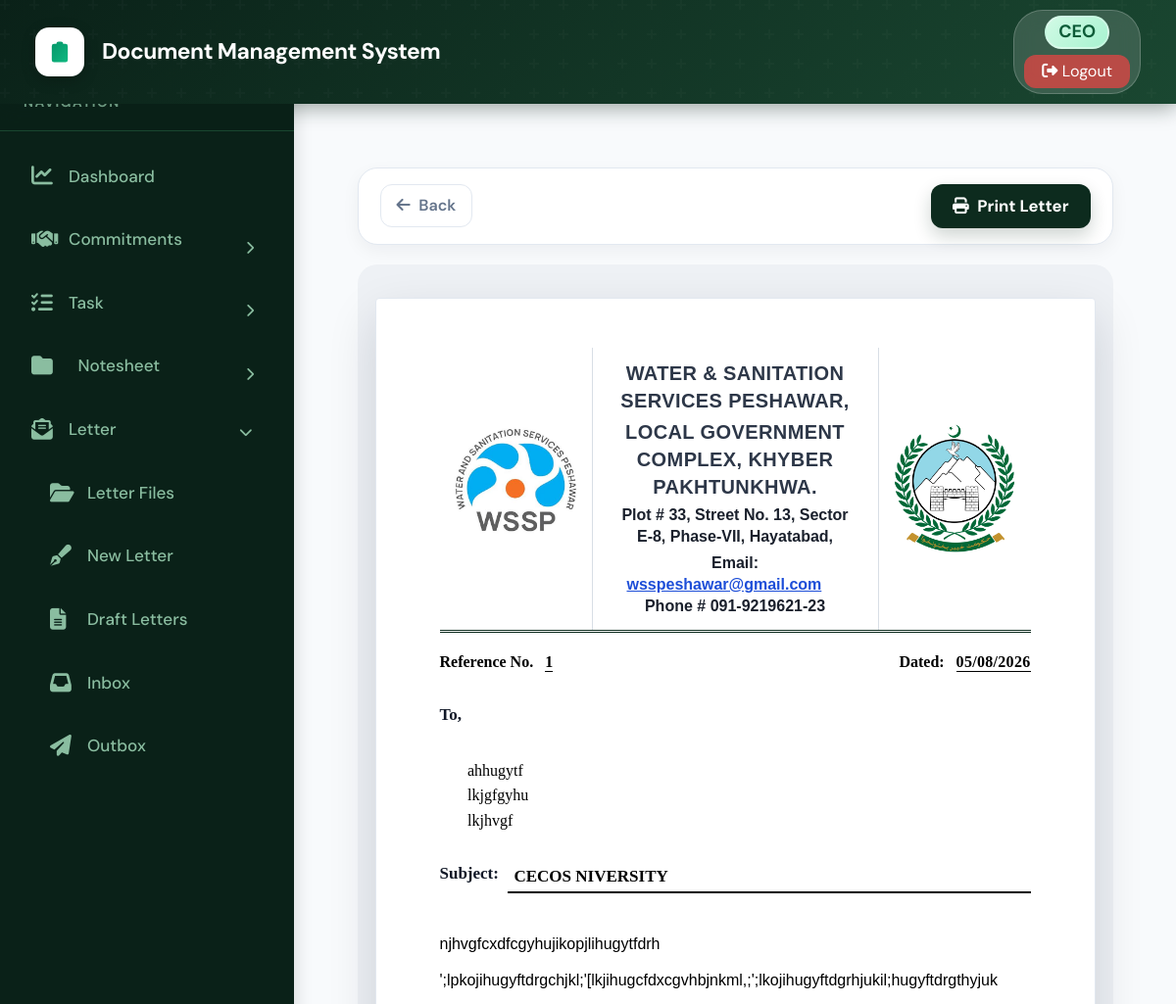
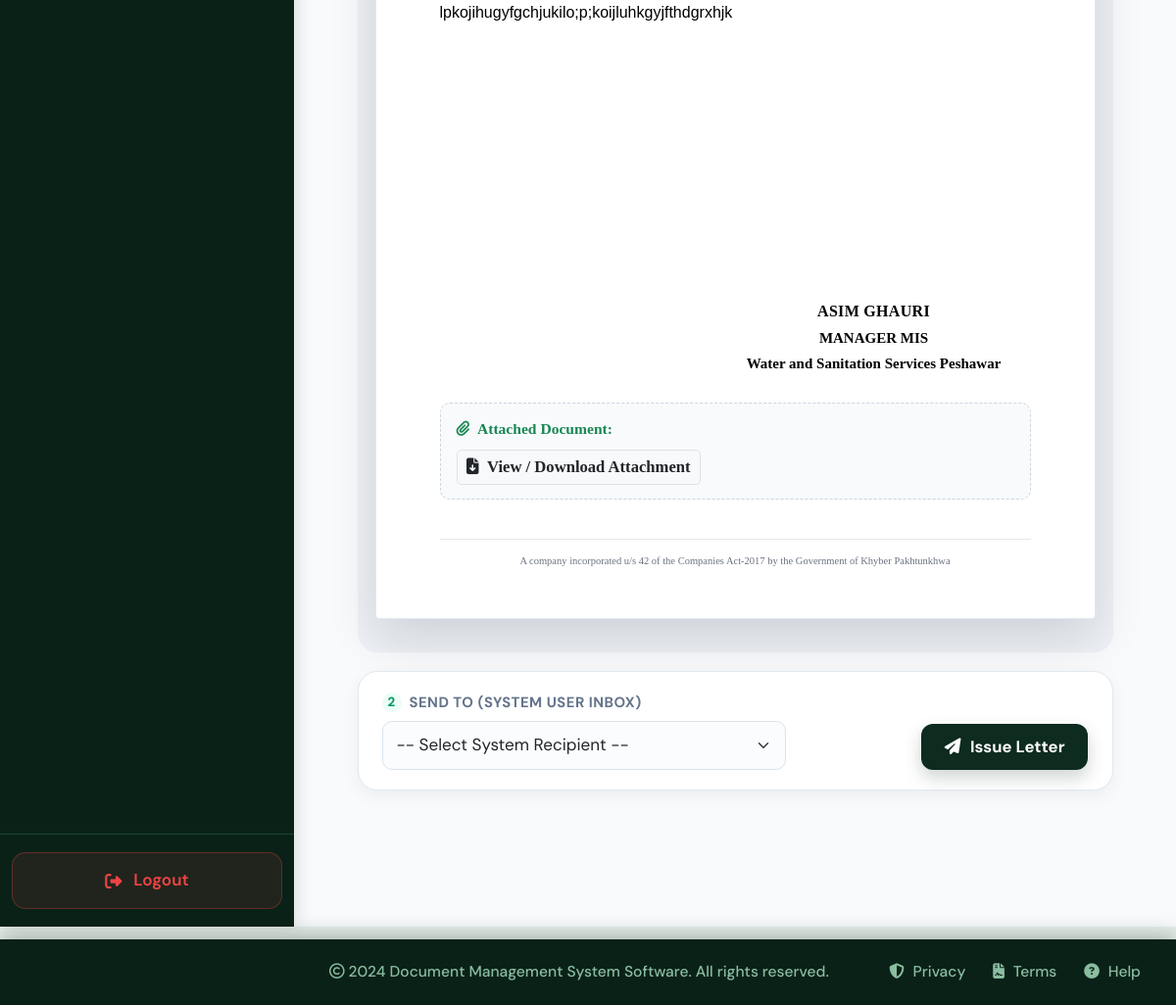
/letters/detail/8/ (signed in), run on the app's committed database (2 pictures, top to bottom).
### core/models.py (models this page shows, shortened)
class Letter(models.Model):
    letter_file = models.ForeignKey(LetterFile, on_delete=models.CASCADE, related_name='letters')
    sender = models.ForeignKey(User, on_delete=models.CASCADE, related_name='sent_letters')
    receiver = models.ForeignKey(User, on_delete=models.CASCADE, related_name='received_letters')
    ref_no = models.CharField(max_length=100, blank=True, null=True)
    recipient_address = models.TextField(blank=True, null=True)
    subject = models.CharField(max_length=255)
    body = models.TextField()
    signer_name = models.CharField(max_length=100, blank=True, null=True)
    signer_designation = models.CharField(max_length=100, blank=True, null=True)
    cc_list = models.TextField(blank=True, null=True)
    attachment = models.FileField(upload_to='letter_attachments/', blank=True, null=True)
    is_read = models.BooleanField(default=False)
    is_draft = models.BooleanField(default=False)
    created_at = models.DateTimeField(auto_now_add=True)
    reply_text = models.TextField(blank=True, null=True)
    reply_attachment = models.FileField(upload_to='letter_replies/', blank=True, null=True)
    reply_date = models.DateTimeField(blank=True, null=True)
    class Meta:
        ordering = ['-created_at']

### core/views.py (the view)
# urls.py: path('letters/detail/<int:letter_id>/', views.letter_detail, name='letter_detail'),
@login_required
def letter_detail(request, letter_id):
    letter = get_object_or_404(Letter, id=letter_id)
    if letter.sender != request.user and letter.receiver != request.user:
        messages.error(request, "Aapko yeh letter dekhne ki ijazat nahi hai!")
        return redirect('letter_inbox')
    if letter.receiver == request.user and not letter.is_read:
        letter.is_read = True
        letter.save()
    users = User.objects.exclude(id=request.user.id) if letter.is_draft else None
    return render(request, 'letter_detail.html', {'letter': letter, 'users': users})

### core/context_processors.py (called while the page is built)
def unread_notesheets(request):
    if request.user.is_authenticated:
        notesheets_count = Notesheet.objects.filter(
            current_holder=request.user,
            is_seen=False
        ).count()
        return {
            'unread_notesheets_count': notesheets_count,
        }
    return {
        'unread_notesheets_count': 0,
    }

def notifications_processor(request):
    if request.user.is_authenticated:
        unread_notifications = Notification.objects.filter(recipient=request.user, is_read=False)[:5]
        unread_count = Notification.objects.filter(recipient=request.user, is_read=False).count()
        return {
            'unread_notifications': unread_notifications,
            'unread_notifications_count': unread_count
        }
    return {}

### core/templates/letter_detail.html (shortened to what this page needs)
{% extends 'base.html' %}
{% load static %}
{% block content %}
<div class="container-fluid py-4 px-4 letter-scope">
    <div class="doc-toolbar">
        <div class="doc-toolbar-left">
            <a href="javascript:history.back()" class="btn btn-doc-back">
                <i class="fas fa-arrow-left me-1"></i> Back
            </a>
        </div>
        <div class="d-flex align-items-center gap-2">
            <button onclick="window.print()" class="btn btn-doc-print">
                <i class="fas fa-print me-1"></i> Print Letter
            </button>
        </div>
    </div>
    <div class="letter-wrap">
        <div class="letter-page">
            <table class="letterhead-table">
                <tr>
                    <td class="letterhead-logo-cell">
                        <img src="{% static 'images/wssp_logo.png' %}" alt="WSSP Logo"
                            onerror="this.onerror=null; this.src='https://via.placeholder.com/135x135?text=WSSP';">
                    </td>
                    <td class="letterhead-center">
                        <p class="letterhead-title">WATER &amp; SANITATION SERVICES PESHAWAR,</p>
                        <p class="letterhead-title">LOCAL GOVERNMENT COMPLEX, KHYBER PAKHTUNKHWA.</p>
                        <p class="letterhead-address">Plot # 33, Street No. 13, Sector E-8, Phase-VII, Hayatabad,</p>
                        <p class="letterhead-contact">
                            <strong>Email: </strong><u>wsspeshawar@gmail.com</u>
                            <strong>Phone #</strong> 091-9219621-23
                        </p>
                    </td>
                    <td class="letterhead-logo-cell">
                        <img src="{% static 'images/kp_emblem.png' %}" alt="Government of Khyber Pakhtunkhwa Emblem"
                            onerror="this.onerror=null; this.src='https://upload.wikimedia.org/wikipedia/commons/c/c9/KP_logo.png';"
                            style="width: 135px; height: 135px; object-fit: contain;">
                    </td>
                </tr>
            </table>
            <table style="width: 100%; border-collapse: collapse; margin: 18px 0 12px; font-family: 'Times New Roman', Times, serif; font-size: 16px;">
                <tr>
                    <td style="text-align: left; padding: 0; white-space: nowrap; width: 50%;">
                        <strong style="font-weight: 700;">Reference No.</strong>&nbsp;&nbsp;
                        <span style="border-bottom: 1px solid #000; padding-bottom: 1px; font-weight: 600; letter-spacing: 0.3px;">{{ letter.ref_no|default:"_______________" }}</span>
                    </td>
                    <td style="text-align: right; padding: 0; white-space: nowrap; width: 50%;">
                        <strong style="font-weight: 700;">Dated:</strong>&nbsp;&nbsp;
                        <span style="border-bottom: 1px solid #000; padding-bottom: 1px; font-weight: 600; letter-spacing: 0.3px;">{% if letter.letter_date %}{{ letter.letter_date|date:"d/m/Y" }}{% else %}{{ letter.created_at|date:"d/m/Y" }}{% endif %}</span>
                    </td>
                </tr>
            </table>
            <div class="my-4" style="font-size: 17px; line-height: 1.6;">
                <span class="letter-section-label d-block mb-1">To,</span>
                <div class="ms-4" style="white-space: pre-line; font-size: 16px;">
                    {{ letter.recipient_address|default:"___________________________________" }}
                </div>
            </div>
            <div class="my-3 d-flex align-items-start" style="font-size: 17px; line-height: 1.5;">
                <span class="letter-section-label me-2 text-nowrap">Subject:</span>
                <span class="letter-value-display fw-bold text-uppercase"
                    style="border-bottom: 2px solid #000; padding-bottom: 2px;">
                    {{ letter.subject }}
                </span>
            </div>
            <div class="letter-body-content my-4">
                {{ letter.body|safe }}
            </div>
            <div style="margin-top: 30px; display: flex; justify-content: flex-end;">
                <div class="signature-block" style="text-align: center; min-width: 320px;">
                    <div class="signature-space"></div>
                    <div class="signature-name">{{ letter.signer_name|default:"____________________" }}</div>
                    <div class="signature-designation">{{ letter.signer_designation|default:"Designation" }}</div>
                    <div class="signature-org">Water and Sanitation Services Peshawar</div>
                </div>
            </div>
            {% if letter.attachment %}
            <div class="mt-4 attachment-box">
                <span class="fw-bold text-success mb-1 d-block">
                    <i class="fas fa-paperclip me-1"></i> Attached Document:
                </span>
                <a href="{{ letter.attachment.url }}" target="_blank"
                    class="btn btn-sm btn-light border text-dark fw-semibold mt-1">
                    <i class="fas fa-file-download me-1"></i> View / Download Attachment
                </a>
            </div>
            {% endif %}
            <div class="letter-footer-note">
                A company incorporated u/s 42 of the Companies Act-2017 by the Government of Khyber Pakhtunkhwa
            </div>
        </div>
    </div>
    {% if letter.is_draft and request.user == letter.sender %}
    <div id="issueDraftSection" class="doc-toolbar mt-3" style="padding: 20px 24px;">
        <form method="POST" action="{% url 'send_draft_letter' letter.id %}" class="w-100">
            <div class="row align-items-end g-3">
                <div class="col-md-7">
                    <div style="font-weight: 700; font-size: .78rem; color: var(--muted); text-transform: uppercase; letter-spacing: .5px; display: flex; align-items: center; gap: 8px; margin-bottom: 8px;">
                        <span style="width: 20px; height: 20px; border-radius: 50%; background: #ecfdf5; color: #059669; font-size: .7rem; display: inline-flex; align-items: center; justify-content: center; font-weight: 800;">2</span>
                        SEND TO (SYSTEM USER INBOX)
                    </div>
                    <select name="receiver" class="form-select" required style="border: 1px solid #dbe3ec; border-radius: 10px; padding: 11px 14px; font-size: .9rem; background-color: #fbfcfe;">
                        <option value="">-- Select System Recipient --</option>
                    </select>
                </div>
                <div class="col-md-5 d-flex justify-content-end">
                    <button type="submit" class="btn btn-doc-print" style="background: #0d2b1e; padding: 11px 24px;">
                        <i class="fas fa-paper-plane me-2"></i>Issue Letter
                    </button>
                </div>
            </div>
        </form>
    </div>
    {% endif %}
</div>
{% endblock %}

### core/templates/base.html (style rules this page uses)
:root { --primary-color: #10b981; --primary-dark: #059669; --primary-light: #34d399; --secondary-color: #1a4731; --dark-bg: #0d2b1e; --sidebar-bg: #0a2118; --hover-bg: #1a4731; --text-light: #8abda0; --text-dark: #0d2b1e; --border-color: #1a4731; --success: #10b981; --warning: #f59e0b; --danger: #ef4444; --info: #06b6d4; }
* { margin: 0; padding: 0; box-sizing: border-box; }
html { font-size: 19px; }
body { font-family: 'DM Sans', -apple-system, BlinkMacSystemFont, 'Segoe UI', sans-serif; background-color: #e8f0eb; min-height: 100vh; display: flex; flex-direction: column; font-size: 1rem; }

### core/templates/letter_detail.html (style rules this page uses)
.letter-scope { --ink: #0d2b1e; --accent: #059669; --accent-light: #10b981; --tint: #ecfdf5; --tint-border: #bfe0d3; --muted: #64748b; --border: #e2e8f0; --paper: #ffffff; --canvas: #eef1f5; --radius-lg: 20px; --radius-md: 12px; }
.doc-toolbar { display: flex; align-items: center; justify-content: space-between; gap: 16px; flex-wrap: wrap; background: var(--paper); border: 1px solid var(--border); border-radius: var(--radius-lg); padding: 16px 22px; box-shadow: 0 6px 18px rgba(15, 23, 42, .05); }
.doc-toolbar-left { display: flex; align-items: center; gap: 14px; flex-wrap: wrap; }
.btn-doc-back { border: 1px solid var(--border); color: var(--muted); background: #fff; font-weight: 600; border-radius: var(--radius-md); padding: 9px 16px; font-size: .85rem; transition: border-color .15s ease, color .15s ease, background .15s ease; }
.btn-doc-print { background: var(--ink); color: #fff; font-weight: 700; border-radius: var(--radius-md); padding: 10px 22px; border: none; font-size: .88rem; box-shadow: 0 8px 18px rgba(13, 43, 30, .2); transition: background .15s ease, transform .15s ease; }
.letter-wrap { background: var(--canvas); border-radius: var(--radius-lg); padding: 34px 18px; margin-top: 20px; }
.letter-page { background: var(--paper); width: 100%; max-width: 1050px; margin: 0 auto; padding: 50px 65px; box-shadow: 0 20px 50px rgba(15, 23, 42, .14); border: 1px solid var(--border); border-radius: 4px; font-family: 'Times New Roman', Times, serif; color: #000; min-height: 297mm; animation: letter-rise .35s ease-out; }
.letterhead-table { width: 100%; border-collapse: collapse; margin-bottom: 18px; padding: 0; border: none; border-bottom: 3px double var(--ink); padding-bottom: 16px; }
.letterhead-logo-cell { width: 145px; text-align: center; vertical-align: middle; padding: 12px 10px; }
.letterhead-logo-cell img { width: 135px; height: 135px; object-fit: contain; }
.letterhead-center { text-align: center; vertical-align: middle; padding: 12px 20px; border-left: 1px solid #d8dee5; border-right: 1px solid #d8dee5; }
.letterhead-title { font-weight: 900; font-size: 15pt; margin: 0 0 4px; font-family: Calibri, Arial, sans-serif; color: #2d3748; letter-spacing: .4px; line-height: 1.4; }
.letterhead-address { font-size: 12pt; font-weight: bold; margin: 0 0 4px; font-family: Calibri, Arial, sans-serif; color: #1a202c; line-height: 1.4; }
.letterhead-contact { font-size: 12pt; font-weight: bold; margin: 0; font-family: Calibri, Arial, sans-serif; color: #1a202c; line-height: 1.4; }
.letterhead-contact u { color: #1d4ed8; text-decoration: underline; }
.letter-value-display { border-bottom: 1px dashed #94a3b8; padding: 3px 6px; font-family: inherit; display: inline-block; flex-grow: 1; font-weight: normal; }
.letter-section-label { font-weight: 700; color: #111827; font-size: 17px; }
.letter-body-content { font-family: 'Times New Roman', Times, serif; font-size: 14.5px; line-height: 1.7; padding: 10px 0; min-height: 300px; color: #000; }
.letter-body-content p { font-family: Calibri, Arial, sans-serif; font-size: 12pt; line-height: 1.8; margin: 0 0 6pt 0; }
.signature-block { font-size: 15px; line-height: 1.6; font-family: 'Times New Roman', Times, serif; }
.signature-space { height: 60px; }
.signature-name { font-weight: 700; font-size: 16px; color: #000; text-transform: uppercase; letter-spacing: 0.3px; }
.signature-designation { font-weight: 700; font-size: 15px; color: #000; margin-top: 2px; }
.signature-org { font-weight: 700; font-size: 15px; color: #000; margin-top: 2px; }
.attachment-box { background: #f8fafc; border: 1px dashed #cbd5e1; border-radius: 10px; padding: 14px 16px; font-size: .82rem; }
.letter-footer-note { font-size: 10.5px; color: #6b7280; text-align: center; margin-top: 40px; padding-top: 14px; border-top: 1px solid #e5e7eb; }

### data on the page
Letter: ref_no "1", created_at "05/08/2026", recipient_address "ahhugytf lkjgfgyhu lkjhvgf", subject "CECOS NIVERSITY", body "njhvgfcxdfcgyhujikopjlihugytfdrh ';lpkojihugyftdrgchjkl;'[lkjihugcfdxcgvhbjnkml,;';lkojihugyftdgrhjukil;hugyftdrgthyjuk lpkojihugyfgchjukilo;p;koijluhkgyjfthdgrxhjk", signer_name "ASIM GHAURI", signer_designation "MANAGER MIS"
